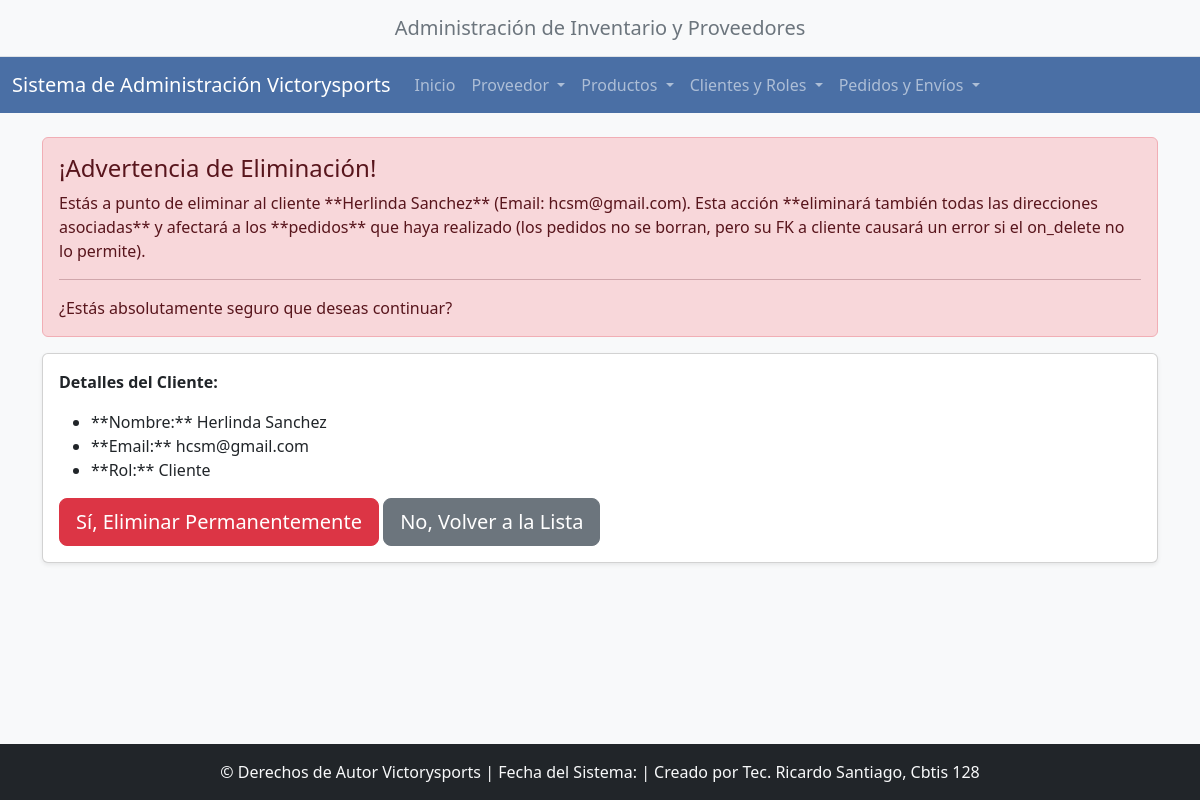
Page /clientes/borrar/2/ on the committed database.
### app_victorysports/models.py (models this page shows, shortened)
class Cliente(models.Model):
    rol = models.ForeignKey(Rol, on_delete=models.SET_NULL, null=True)  # id_rol
    nombre_completo = models.CharField(max_length=255)
    email = models.EmailField(max_length=100, unique=True)
    password = models.CharField(max_length=255)
    fecha_registro = models.DateTimeField(auto_now_add=True)
    class Meta:
        verbose_name = "Cliente"
        verbose_name_plural = "Clientes"

class Rol(models.Model):
    nombre_rol = models.CharField(max_length=50, unique=True)
    class Meta:
        verbose_name = "Rol de Usuario"
        verbose_name_plural = "Roles de Usuario"

### app_victorysports/views.py (the view)
# urls.py: path('clientes/borrar/<int:pk>/', views.borrar_cliente, name='borrar_cliente'),
def borrar_cliente(request, pk):
    cliente = get_object_or_404(Cliente, pk=pk)
    if request.method == 'POST':
        cliente.delete()
        return redirect(reverse('ver_cliente'))
    context = {'cliente': cliente}
    return render(request, 'cliente/borrar_cliente.html', context)

### app_victorysports/templates/cliente/borrar_cliente.html (shortened to what this page needs)
{% extends "base.html" %}
{% block content %}
<div class="alert alert-danger" role="alert">
    <h4 class="alert-heading">¡Advertencia de Eliminación!</h4>
    <p>Estás a punto de eliminar al cliente **{{ cliente.nombre_completo }}** (Email: {{ cliente.email }}). Esta acción **eliminará también todas las direcciones asociadas** y afectará a los **pedidos** que haya realizado (los pedidos no se borran, pero su FK a cliente causará un error si el on_delete no lo permite).</p>
    <hr>
    <p class="mb-0">¿Estás absolutamente seguro que deseas continuar?</p>
</div>
<div class="card shadow-sm">
    <div class="card-body">
        <p><strong>Detalles del Cliente:</strong></p>
        <ul>
            <li>**Nombre:** {{ cliente.nombre_completo }}</li>
            <li>**Email:** {{ cliente.email }}</li>
            <li>**Rol:** {{ cliente.rol.nombre_rol|default:"Sin Rol" }}</li>
        </ul>
        <form method="POST" action="{% url 'borrar_cliente' pk=cliente.pk %}">
            <button type="submit" class="btn btn-danger btn-lg">Sí, Eliminar Permanentemente</button>
            <a href="{% url 'ver_cliente' %}" class="btn btn-secondary btn-lg">No, Volver a la Lista</a>
        </form>
    </div>
</div>
{% endblock content %}

### app_victorysports/templates/base.html (style rules this page uses)
body { background-color: #f8f9fa; }
html { position: relative; min-height: 100%; }
body { margin-bottom: 70px; }

### rows in the picture
Cliente: nombre_completo "Herlinda Sanchez", email "hcsm@gmail.com", rol.nombre_rol "Cliente"
